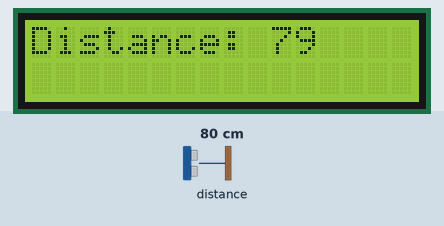
This sketch was run on a simulated ESP8266 (NodeMCU). Parts: 16×2 character LCD. Wiring (inferred from the names in the program): ultrasonic range finder: trigger D4; echo D3. The inputs (shaded band) are chosen by the test bench; at power-on: distance to the obstacle 80 cm. The echo pulse lasts 58.3 µs per cm; what the sketch prints to the serial monitor is not drawn.

Above: at 1.2 s.
1.3 s: distance to the obstacle set to 2 cm
At 2.8 s:
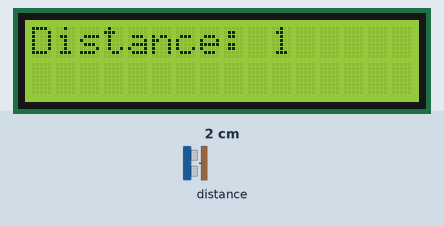
3.1 s: distance to the obstacle set to 4 cm
At 4.3 s:
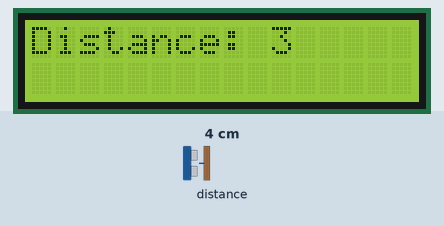
4.6 s: distance to the obstacle set to 9 cm
At 6.1 s:
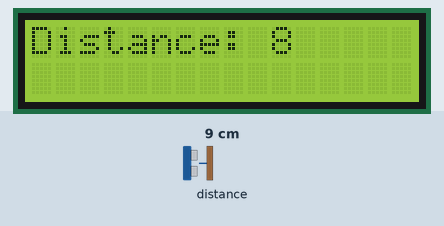
Timing chart, 0 to 7.6 s (numbered marks = the images above; inputs shaded):
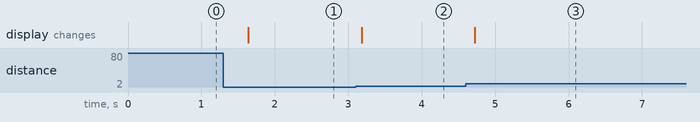

The sketch:

Server_Client.ino
```cpp
#include <LiquidCrystal_I2C.h>

LiquidCrystal_I2C lcd(0x3F, 16, 2); // I2C address 0x3F, 16 column and 2 rows

const int trigPin = D4;  //D4
const int echoPin = D3;  //D3

// defines variables
long duration;
int distance;

void setup() {
  lcd.init();               // initialize the lcd
  lcd.backlight();          // open the backlight
pinMode(trigPin, OUTPUT); // Sets the trigPin as an Output
pinMode(echoPin, INPUT); // Sets the echoPin as an Input
  Serial.begin(9600);
}

void loop() {

// Clears the trigPin
digitalWrite(trigPin, LOW);
delayMicroseconds(2);

// Sets the trigPin on HIGH state for 10 micro seconds
digitalWrite(trigPin, HIGH);
delayMicroseconds(10);
digitalWrite(trigPin, LOW);

// Reads the echoPin, returns the sound wave travel time in microseconds
duration = pulseIn(echoPin, HIGH);

// Calculating the distance
distance= duration*0.034/2;
// Prints the distance on the Serial Monitor
Serial.print("Distance: ");
Serial.println(distance);

  lcd.clear();
  lcd.setCursor(0, 0); // start to print at the first row
  lcd.print("Distance: ");
  lcd.print(distance);


  delay(500);
}
```

Measured:
- after the input at 1.3 s, the display: changes after 0.34 s (image 1)
- after the input at 3.1 s, the display: changes after 0.08 s (image 2)
- after the input at 4.6 s, the display: changes after 0.12 s (image 3)
